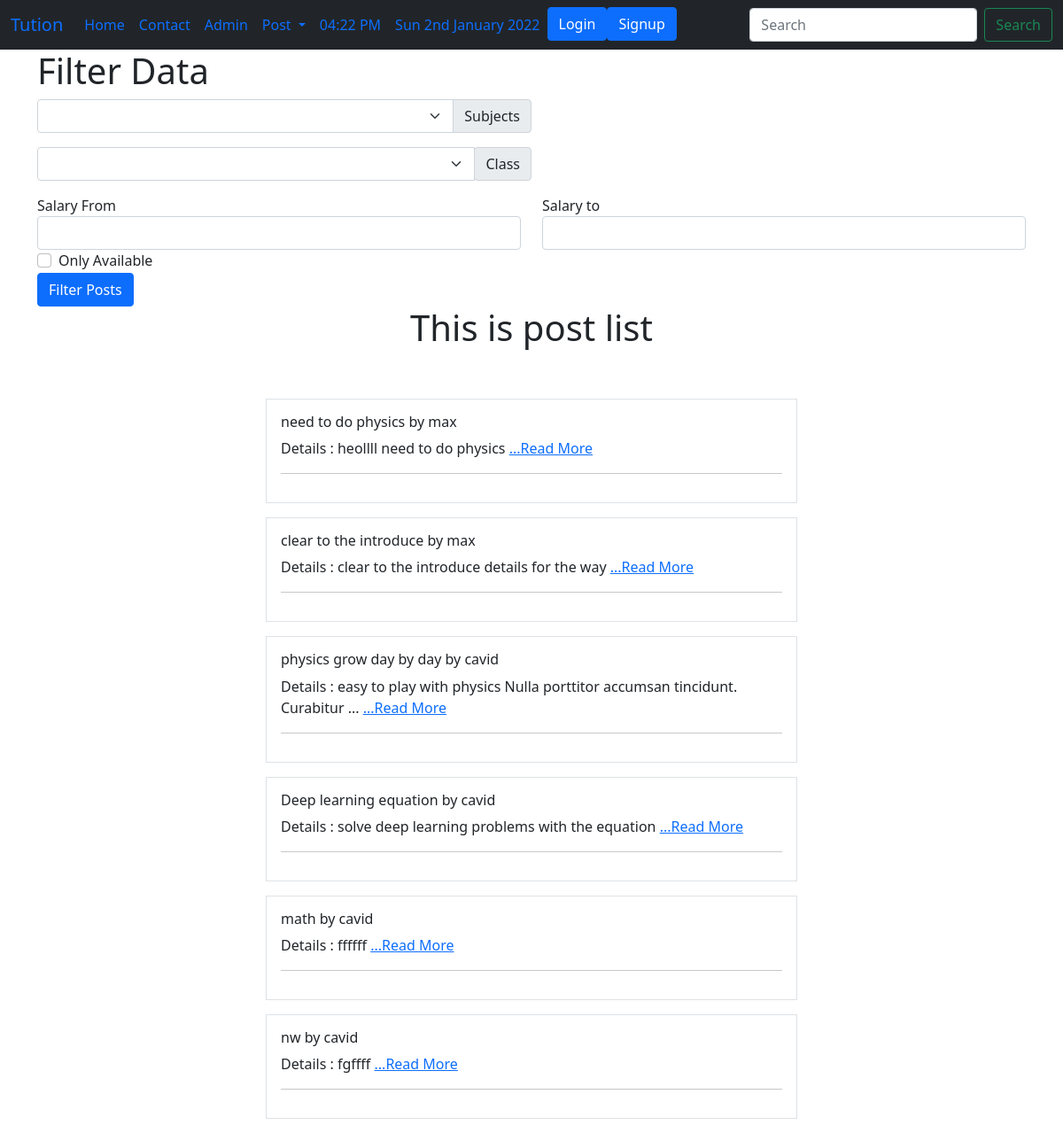
The page /tuition/postlist/ on the database its author committed.
### tuition/models.py (models this page shows, shortened)
class Post(models.Model):
    CATEGORY=(
        ('Teacher','Teacher'),
        ('Student','Student'),
    )
    MEDIUM=(
        ('Bangla','Bangla'),
        ('English','English'),
        ('Urdu','Urdu'),
        ('Hinig','Hindi'),
        ('Arabic','Arabic'),
    )
    user = models.ForeignKey(User, on_delete=models.CASCADE, blank=True, null=True)
    id = models.AutoField(primary_key=True)
    title = models.CharField(max_length=100)
    slug = models.CharField(max_length=100, default=title)
    email = models.EmailField()
    slary = models.FloatField()
    details = models.TextField()
    available = models.BooleanField()
    category = models.CharField(max_length=100, choices=CATEGORY)
    created_at = models.DateTimeField(default=now)
    image = models.ImageField(default='tuition/images/default.jpg',upload_to='tuition/images')
    medium = MultiSelectField(max_length=100, max_choices=5, choices=MEDIUM, default= "Bangla")
    subject = models.ManyToManyField(Subject, related_name='subject_set')
    class_in = models.ManyToManyField(Class_in, related_name='class_set')
    def details_short(self):
        details_words = self.details.split(' ')
        if len(details_words)> 10:
            return ' ' .join(details_words[:10]) + ' ...'
        else:
            return self.details

### tuition/views.py (the view)
# urls.py: path('postlist/',PostListView.as_view(),name="postlist"),
class PostListView(ListView):
    template_name = 'tuition/postlist.html'
    queryset = Post.objects.all()
    context_object_name = 'posts'
    def get_context_data(self, *args, **kwargs):
        context = super().get_context_data(*args, **kwargs)
        context['posts'] = context.get('object_list')
        context['subjects'] = Subject.objects.all()
        context['classes'] = Class_in.objects.all()
        context['msg'] = 'This is post list'
        return context

### tuition/models.py (called while the page is built)
    def __str__(self):
        return self.name

    def __str__(self):
        return self.name

### templates/tuition/postlist.html (shortened to what this page needs)
{% extends 'basic.html' %}
{% block body %}
<div class="container">
    <div class="col-md-6">
        <h1> Filter Data </h1>
        <form action=" /tuition/filter/" method="post">
            <div class="input-group mb-3">
                <select class="form-select" id="inputGroupSelect02" name='subject'>
                    <option></option>
                    {% for i in subjects %}
                    <option value="{{i}}">{{i}}</option>
                    {% endfor %}
                </select>
                <label class="input-group-text" for="inputGroupSelect02">Subjects</label>
            </div>
            <div class="input-group mb-3">
                <select class="form-select" id="inputGroupSelect02" name='class_in'>
                    <option></option>
                    {% for i in classes %}
                    <option value="{{i}}">{{i}}</option>
                    {% endfor %}
                </select>
                <div class="input-group-append">
                    <label class="input-group-text" for="inputGroupSelect02">Class</label>
                </div>
            </div>
    </div>
    <div class="row">
        <div class="col">
            <div class="form-group">
                <label for="exampleFormControlInput1">Salary From</label>
                <input type="number" class="form-control" name="salary_from" id="exampleFormControlInput1">
            </div>
        </div>
        <div class="col">
            <div class="form-group">
                <label for="exampleFormControlInput1">Salary to</label>
                <input type="number" class="form-control" name="salary_to" id="exampleFormControlInput1">
            </div>
        </div>
    </div>
    <div class="form-group form-check">
        <input type="checkbox" class="form-check-input" id="exampleCheck1" name="available">
        <label class="form-check-label" for="exampleCheck1">Only Available</label>
    </div>
    <button type="submit" class="btn btn-primary">Filter Posts</button>
</div>
<h1 class=" text-center">{{msg}}</h1><br><br>
{% for p in posts %}
<div class="col-md-6 offset-md-3 mb-3 p-3 border">
    <h6>{{p.title}}
        by {{p.user.username}}</h6>
    Details : {{p.details_short}}
    <a href="/tuition/postdetail/{{p.id}}">...Read More</a>
    <hr>
</div>
{% endfor %}
{% endblock body %}

### rows shown on the page
Post: title "need to do physics", user.username "max", details_short "heollll need to do physics"
Post: title "clear to the introduce", user.username "max", details_short "clear to the introduce details for the way"
Post: title "physics grow day by day", user.username "cavid", details_short "easy to play with physics Nulla porttitor accumsan tincidunt. Curabitur ..."
Post: title "Deep learning equation", user.username "cavid", details_short "solve deep learning problems with the equation"
Post: title "math", user.username "cavid", details_short "ffffff"
Post: title "nw", user.username "cavid", details_short "fgffff"

### other values the page prints
{{ msg }} "This is post list"
